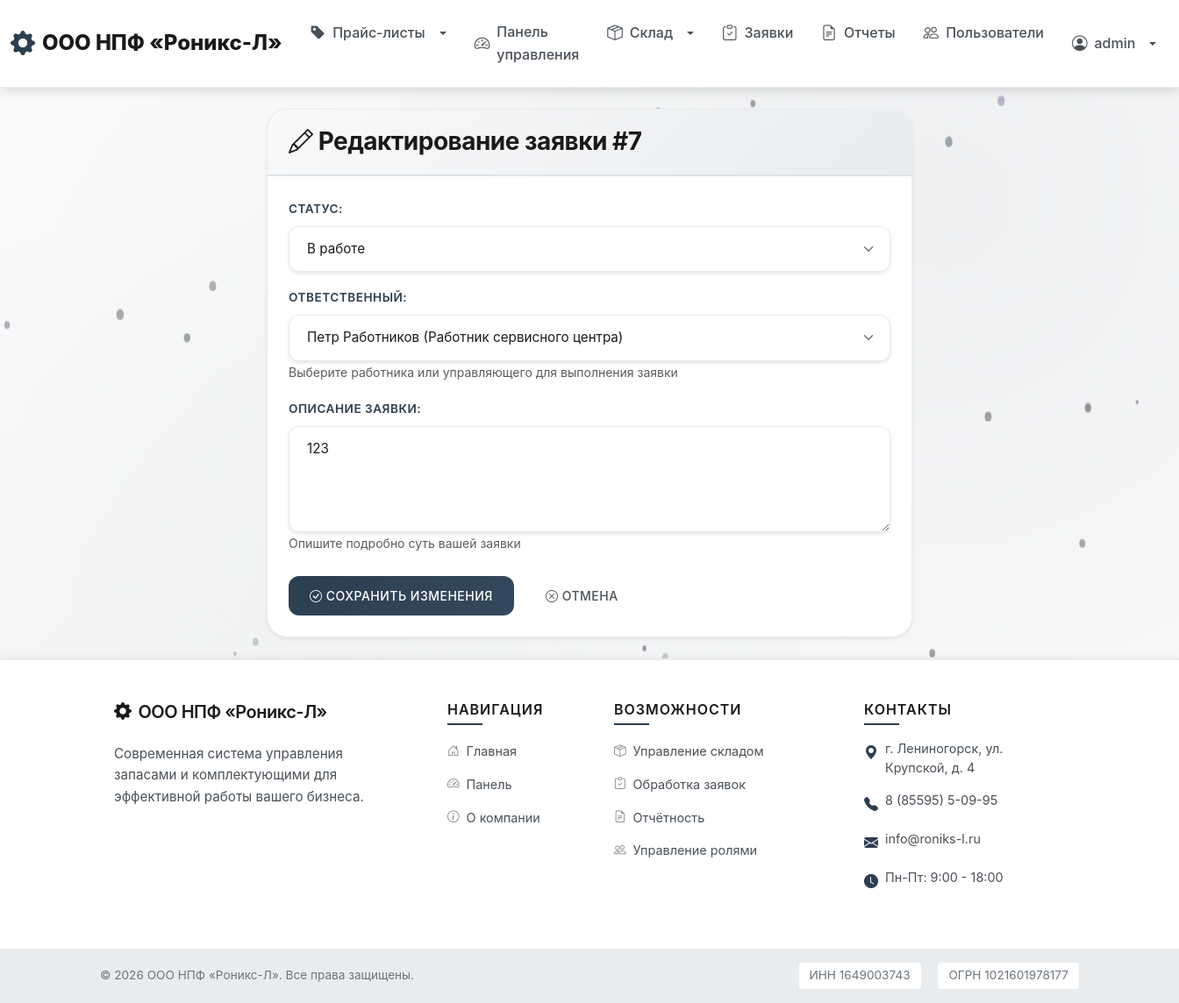
Screenshot of /orders/7/edit/ (signed in) with the database file from the repository.
### users/models.py (models this page shows, shortened)
class User(AbstractUser):
    ROLE_CHOICES = [
        ('client', 'Клиент'),
        ('worker', 'Работник сервисного центра'),
    ]
    role = models.CharField(
        'Роль',
        max_length=20,
        choices=ROLE_CHOICES,
        default='client'
    )
    phone = models.CharField('Телефон', max_length=20, blank=True)
    address = models.TextField('Адрес', blank=True)
    created_at = models.DateTimeField('Дата регистрации', auto_now_add=True)
    updated_at = models.DateTimeField('Дата обновления', auto_now=True)
    class Meta:
        verbose_name = 'Пользователь'
        verbose_name_plural = 'Пользователи'
        ordering = ['-created_at']
    def __str__(self):
        return f"{self.get_full_name() or self.username} ({self.get_role_display()})"
    @property
    def is_worker(self):
        return self.role == 'worker'

### orders/models.py (models this page shows, shortened)
class Order(models.Model):
    STATUS_CHOICES = [
        ('new', 'Новая'),
        ('in_progress', 'В работе'),
        ('completed', 'Выполнена'),
        ('cancelled', 'Отменена'),
    ]
    ORDER_TYPE_CHOICES = [
        ('service', 'Обслуживание'),
        ('components', 'Заказ комплектующих'),
    ]
    client = models.ForeignKey(
        'users.User',
        on_delete=models.CASCADE,
        related_name='orders',
        verbose_name='Клиент'
    )
    order_type = models.CharField('Тип заявки', max_length=20, choices=ORDER_TYPE_CHOICES)
    status = models.CharField('Статус', max_length=20, choices=STATUS_CHOICES, default='new')
    description = models.TextField('Описание')
    assigned_to = models.ForeignKey(
        'users.User',
        on_delete=models.SET_NULL,
        null=True,
        blank=True,
        related_name='assigned_orders',
        verbose_name='Ответственный',
        limit_choices_to={'role': 'worker'}
    )
    total_amount = models.DecimalField(
        'Сумма',
        max_digits=10,
        decimal_places=2,
        default=Decimal('0.00'),
        validators=[MinValueValidator(Decimal('0.00'))]
    )
    created_at = models.DateTimeField('Дата создания', auto_now_add=True)
    updated_at = models.DateTimeField('Дата обновления', auto_now=True)
    completed_at = models.DateTimeField('Дата выполнения', null=True, blank=True)
    class Meta:
        verbose_name = 'Заявка'
        verbose_name_plural = 'Заявки'
        ordering = ['-created_at']

### orders/views.py (the view)
# urls.py: path('<int:pk>/edit/', views.order_edit, name='order_edit'),
@login_required
def order_edit(request, pk):
    if not (request.user.is_worker or request.user.is_superuser):
        messages.error(request, 'У вас нет доступа к редактированию заявок.')
        return redirect('orders:order_list')
    order = get_object_or_404(Order, pk=pk)
    old_assigned_to = order.assigned_to  # Сохраняем старое значение
    if request.method == 'POST':
        form = OrderUpdateForm(request.POST, instance=order)
        if form.is_valid():
            order = form.save()
            if order.assigned_to and order.assigned_to != old_assigned_to:
                from core.notifications import notify_order_assigned
                notify_order_assigned(order)
            messages.success(request, 'Заявка успешно обновлена!')
            return redirect('orders:order_detail', pk=pk)
    else:
        form = OrderUpdateForm(instance=order)
    return render(request, 'orders/order_form.html', {'form': form, 'order': order})

### orders/forms.py
class OrderUpdateForm(forms.ModelForm):
    class Meta:
        model = Order
        fields = ['status', 'assigned_to', 'description']
        widgets = {
            'status': forms.Select(attrs={'class': 'form-select'}),
            'assigned_to': forms.Select(attrs={'class': 'form-select'}),
            'description': forms.Textarea(attrs={'class': 'form-control', 'rows': 4}),
        }
        labels = {
            'status': 'Статус',
            'assigned_to': 'Ответственный',
            'description': 'Описание',
        }
    def __init__(self, *args, **kwargs):
        super().__init__(*args, **kwargs)
        self.fields['assigned_to'].queryset = User.objects.filter(
            role='worker'
        ).order_by('last_name', 'first_name')
        self.fields['assigned_to'].required = False
        self.fields['assigned_to'].empty_label = "Не назначен"

### templates/orders/order_form.html (shortened to what this page needs)
{% extends 'base.html' %}
{% block content %}
<div class="container">
    <div class="row">
        <div class="col-lg-8 mx-auto">
            <div class="card shadow-sm" style="border: 1px solid rgba(0, 0, 0, 0.08);">
                <div class="card-header" style="background: linear-gradient(135deg, #f8f9fa 0%, #e9ecef 100%); border-bottom: 2px solid #dee2e6;">
                    <h3 class="mb-0" style="color: #1a1a1a;">
                        {% if order %}
                            <i class="bi bi-pencil"></i> Редактирование заявки #{{ order.id }}
                        {% else %}
                            <i class="bi bi-plus-circle"></i> Создание новой заявки
                        {% endif %}
                    </h3>
                </div>
                <div class="card-body p-4" style="background: #ffffff;">
                    <form method="post">
                        {% if form.status %}
                            <div class="mb-3">
                                <label for="{{ form.status.id_for_label }}" class="form-label fw-semibold" style="color: #2c3e50;">Статус:</label>
                                {{ form.status }}
                            </div>
                        {% endif %}
                        {% if form.assigned_to %}
                            <div class="mb-3">
                                <label for="{{ form.assigned_to.id_for_label }}" class="form-label fw-semibold" style="color: #2c3e50;">Ответственный:</label>
                                {{ form.assigned_to }}
                                <small class="form-text text-muted">
                                    Выберите работника или управляющего для выполнения заявки
                                </small>
                            </div>
                        {% endif %}
                        <div class="mb-3">
                            <label for="{{ form.description.id_for_label }}" class="form-label fw-semibold" style="color: #2c3e50;">Описание заявки:</label>
                            {{ form.description }}
                            <small class="form-text text-muted">
                                Опишите подробно суть вашей заявки
                            </small>
                        </div>
                        <div class="d-flex gap-2 mt-4">
                            <button type="submit" class="btn" style="background: linear-gradient(135deg, #2c3e50 0%, #34495e 100%); color: white; border: none; padding: 0.625rem 1.5rem; font-weight: 500;">
                                <i class="bi bi-check-circle"></i>
                                {% if order %}Сохранить изменения{% else %}Создать заявку{% endif %}
                            </button>
                            <a href="{% if order %}{% url 'orders:order_detail' order.pk %}{% else %}{% url 'orders:order_list' %}{% endif %}" class="btn btn-outline-secondary" style="border-color: #6c757d; color: #495057; font-weight: 500;">
                                <i class="bi bi-x-circle"></i> Отмена
                            </a>
                        </div>
                    </form>
                </div>
            </div>
        </div>
    </div>
</div>
{% endblock %}

### templates/base.html (shortened to what this page needs)
<!DOCTYPE html>
<html lang="ru">
<head>
    <link href="https://cdn.jsdelivr.net/npm/bootstrap@5.3.0/dist/css/bootstrap.min.css" rel="stylesheet">
    <link rel="stylesheet" href="https://cdn.jsdelivr.net/npm/bootstrap-icons@1.11.0/font/bootstrap-icons.css">
    {% load static %}
    <link rel="stylesheet" href="{% static 'css/style.css' %}">
</head>
<body class="d-flex flex-column min-vh-100">
    <nav class="navbar navbar-expand-lg navbar-light sticky-top">
        <div class="container-fluid">
            <a class="navbar-brand company-logo" href="{% url 'core:home' %}">
                <i class="bi bi-gear-fill"></i> ООО НПФ «Роникс-Л»
            </a>
            <div class="collapse navbar-collapse" id="navbarNav">
                <ul class="navbar-nav me-auto">
                    <li class="nav-item dropdown">
                        <a class="nav-link dropdown-toggle" href="#" role="button" data-bs-toggle="dropdown">
                            <i class="bi bi-tag-fill"></i> Прайс-листы
                        </a>
                    </li>
                    {% if user.is_authenticated %}
                        <li class="nav-item">
                            <a class="nav-link" href="{% url 'core:dashboard' %}">
                                <i class="bi bi-speedometer2"></i> Панель управления
                            </a>
                        </li>
                        {% if user.is_worker or user.is_superuser %}
                            <li class="nav-item dropdown">
                                <a class="nav-link dropdown-toggle" href="#" role="button" data-bs-toggle="dropdown">
                                    <i class="bi bi-box-seam"></i> Склад
                                </a>
                            </li>
                        {% endif %}
                        <li class="nav-item">
                            <a class="nav-link" href="{% url 'orders:order_list' %}">
                                <i class="bi bi-clipboard-check"></i> Заявки
                            </a>
                        </li>
                        {% if user.is_worker or user.is_superuser %}
                            <li class="nav-item">
                                <a class="nav-link" href="{% url 'reports:home' %}">
                                    <i class="bi bi-file-earmark-text"></i> Отчеты
                                </a>
                            </li>
                        {% endif %}
                        {% if user.is_superuser %}
                            <li class="nav-item">
                                <a class="nav-link" href="{% url 'users:user_list' %}">
                                    <i class="bi bi-people"></i> Пользователи
                                </a>
                            </li>
                        {% endif %}
                    {% endif %}
                </ul>
                <ul class="navbar-nav ms-auto">
                    {% if user.is_authenticated %}
                        <li class="nav-item dropdown">
                            <a class="nav-link dropdown-toggle" href="#" role="button" data-bs-toggle="dropdown">
                                <i class="bi bi-person-circle"></i> {{ user.get_full_name|default:user.username }}
                            </a>
                        </li>
                    {% endif %}
                </ul>
            </div>
        </div>
    </nav>
    <main class="container-fluid py-4 flex-grow-1">
        {% block content %}{% endblock %}
    </main>
    <footer class="footer-modern mt-auto">
        <div class="footer-top py-5">
            <div class="container">
                <div class="row g-4">
                    <div class="col-lg-4 col-md-6">
                        <div class="footer-section">
                            <h5 class="footer-title mb-4">
                                <i class="bi bi-gear-fill me-2"></i>ООО НПФ «Роникс-Л»
                            </h5>
                            <p class="footer-text mb-3">
                                Современная система управления запасами и комплектующими для эффективной работы вашего бизнеса.
                            </p>
                        </div>
                    </div>
                    <div class="col-lg-2 col-md-6">
                        <div class="footer-section">
                            <h6 class="footer-subtitle mb-3">Навигация</h6>
                            <ul class="footer-links">
                                <li><a href="{% url 'core:home' %}"><i class="bi bi-house-door me-2"></i>Главная</a></li>
                                {% if user.is_authenticated %}
                                <li><a href="{% url 'core:dashboard' %}"><i class="bi bi-speedometer2 me-2"></i>Панель</a></li>
                                {% endif %}
                                <li><a href="{% url 'core:about' %}"><i class="bi bi-info-circle me-2"></i>О компании</a></li>
                            </ul>
                        </div>
                    </div>
                    <div class="col-lg-3 col-md-6">
                        <div class="footer-section">
                            <h6 class="footer-subtitle mb-3">Возможности</h6>
                            <ul class="footer-links">
                                <li><a href="#"><i class="bi bi-box-seam me-2"></i>Управление складом</a></li>
                                <li><a href="#"><i class="bi bi-clipboard-check me-2"></i>Обработка заявок</a></li>
                                <li><a href="#"><i class="bi bi-file-earmark-text me-2"></i>Отчётность</a></li>
                                <li><a href="#"><i class="bi bi-people me-2"></i>Управление ролями</a></li>
                            </ul>
                        </div>
                    </div>
                    <div class="col-lg-3 col-md-6">
                        <div class="footer-section">
                            <h6 class="footer-subtitle mb-3">Контакты</h6>
                            <ul class="footer-contacts">
                                <li>
                                    <i class="bi bi-geo-alt-fill me-2"></i>
                                    <span>г. Лениногорск, ул. Крупской, д. 4</span>
                                </li>
                                <li>
                                    <i class="bi bi-telephone-fill me-2"></i>
                                    <span>8 (85595) 5-09-95</span>
                                </li>
                                <li>
                                    <i class="bi bi-envelope-fill me-2"></i>
                                    <span>info@roniks-l.ru</span>
                                </li>
                                <li>
                                    <i class="bi bi-clock-fill me-2"></i>
                                    <span>Пн-Пт: 9:00 - 18:00</span>
                                </li>
                            </ul>
                        </div>
                    </div>
                </div>
            </div>
        </div>
        <div class="footer-bottom py-3">
            <div class="container">
                <div class="row align-items-center">
                    <div class="col-md-6 text-center text-md-start mb-2 mb-md-0">
                        <p class="footer-copyright mb-0">
                            &copy; 2026 ООО НПФ «Роникс-Л». Все права защищены.
                        </p>
                    </div>
                    <div class="col-md-6 text-center text-md-end">
                        <p class="footer-legal mb-0">
                            <span class="me-3">ИНН 1649003743</span>
                            <span>ОГРН 1021601978177</span>
                        </p>
                    </div>
                </div>
            </div>
        </div>
    </footer>
</body>
</html>

### rows the page displays
User: get_full_name "admin"
Order: id "7", status "В работе", assigned_to "Петр Работников (Работник сервисного центра)", description "123"
